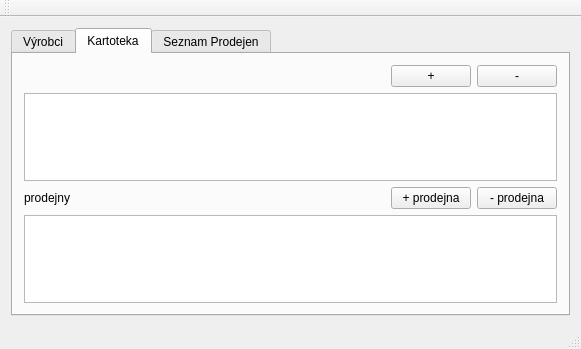
<?xml version="1.0" encoding="UTF-8"?>
<ui version="4.0">
 <class>MainWindow</class>
 <widget class="QMainWindow" name="MainWindow">
  <property name="geometry">
   <rect>
    <x>0</x>
    <y>0</y>
    <width>581</width>
    <height>349</height>
   </rect>
  </property>
  <property name="windowTitle">
   <string>MainWindow</string>
  </property>
  <widget class="QWidget" name="centralWidget">
   <layout class="QGridLayout" name="gridLayout_5">
    <item row="0" column="0">
     <widget class="QTabWidget" name="tabWidget">
      <property name="currentIndex">
       <number>1</number>
      </property>
      <widget class="QWidget" name="tab">
       <attribute name="title">
        <string>Výrobci</string>
       </attribute>
       <layout class="QGridLayout" name="gridLayout_2">
        <item row="0" column="0">
         <widget class="QLabel" name="label">
          <property name="text">
           <string>Seznam Výrobců</string>
          </property>
         </widget>
        </item>
        <item row="0" column="2">
         <widget class="QPushButton" name="pushButton">
          <property name="text">
           <string>-</string>
          </property>
         </widget>
        </item>
        <item row="0" column="1">
         <widget class="QPushButton" name="pushButton_2">
          <property name="text">
           <string>+</string>
          </property>
         </widget>
        </item>
        <item row="0" column="3">
         <widget class="QPushButton" name="pushButton_7">
          <property name="text">
           <string>Pily</string>
          </property>
         </widget>
        </item>
        <item row="1" column="0" colspan="4">
         <widget class="QTableView" name="vyrobci"/>
        </item>
       </layout>
      </widget>
      <widget class="QWidget" name="tab_2">
       <attribute name="title">
        <string>Kartoteka</string>
       </attribute>
       <layout class="QGridLayout" name="gridLayout_4">
        <item row="1" column="0">
         <widget class="QLabel" name="label_2">
          <property name="text">
           <string/>
          </property>
         </widget>
        </item>
        <item row="2" column="0" colspan="5">
         <widget class="QTableView" name="pily"/>
        </item>
        <item row="1" column="1">
         <spacer name="horizontalSpacer">
          <property name="orientation">
           <enum>Qt::Horizontal</enum>
          </property>
          <property name="sizeHint" stdset="0">
           <size>
            <width>40</width>
            <height>20</height>
           </size>
          </property>
         </spacer>
        </item>
        <item row="4" column="0" colspan="5">
         <widget class="QTableWidget" name="tableWidget"/>
        </item>
        <item row="3" column="3">
         <widget class="QPushButton" name="pushButton_8">
          <property name="text">
           <string>+ prodejna</string>
          </property>
         </widget>
        </item>
        <item row="3" column="0" colspan="2">
         <widget class="QLabel" name="label_4">
          <property name="text">
           <string>prodejny</string>
          </property>
         </widget>
        </item>
        <item row="3" column="4">
         <widget class="QPushButton" name="pushButton_9">
          <property name="text">
           <string>- prodejna</string>
          </property>
         </widget>
        </item>
        <item row="1" column="4">
         <widget class="QPushButton" name="pushButton_4">
          <property name="text">
           <string>-</string>
          </property>
         </widget>
        </item>
        <item row="1" column="3">
         <widget class="QPushButton" name="pushButton_3">
          <property name="text">
           <string>+</string>
          </property>
         </widget>
        </item>
       </layout>
      </widget>
      <widget class="QWidget" name="tab_3">
       <attribute name="title">
        <string>Seznam Prodejen</string>
       </attribute>
       <layout class="QGridLayout" name="gridLayout_3">
        <item row="0" column="0">
         <widget class="QLabel" name="label_3">
          <property name="text">
           <string>Seznam prodejen</string>
          </property>
         </widget>
        </item>
        <item row="0" column="1">
         <widget class="QPushButton" name="pushButton_5">
          <property name="text">
           <string>+</string>
          </property>
         </widget>
        </item>
        <item row="0" column="2">
         <widget class="QPushButton" name="pushButton_6">
          <property name="text">
           <string>-</string>
          </property>
         </widget>
        </item>
        <item row="1" column="0" colspan="3">
         <widget class="QTableView" name="seznam_prodejen"/>
        </item>
       </layout>
      </widget>
     </widget>
    </item>
   </layout>
  </widget>
  <widget class="QMenuBar" name="menuBar">
   <property name="geometry">
    <rect>
     <x>0</x>
     <y>0</y>
     <width>581</width>
     <height>21</height>
    </rect>
   </property>
  </widget>
  <widget class="QToolBar" name="mainToolBar">
   <attribute name="toolBarArea">
    <enum>TopToolBarArea</enum>
   </attribute>
   <attribute name="toolBarBreak">
    <bool>false</bool>
   </attribute>
  </widget>
  <widget class="QStatusBar" name="statusBar"/>
 </widget>
 <layoutdefault spacing="6" margin="11"/>
 <resources/>
 <connections/>
</ui>
